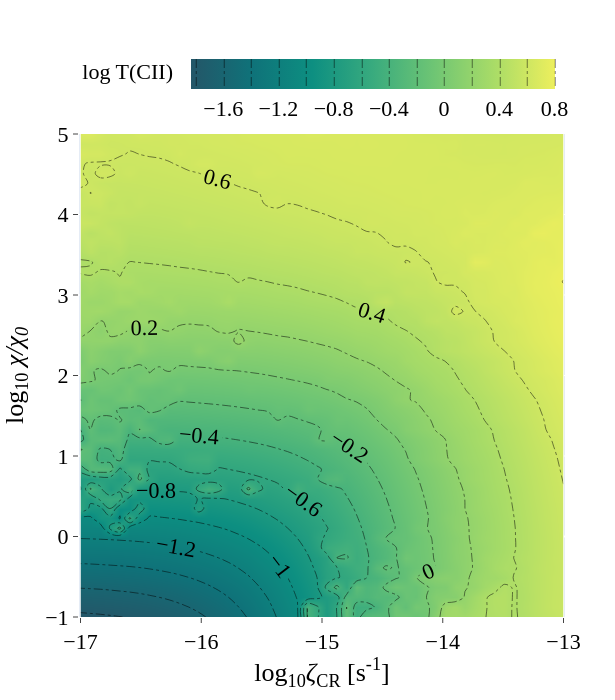

Notebook code for this chart:
### Code cell
myVars = globals()
species_name = plot_species.value
species_val = get_species_var(species_name, species_dict)
qty = myVars[species_val]
# e.g. 'CO' for CO abundance, 'Tco21/Tco10' for CO(2-1)/CO(1-0)
#title = r'T(CO 1-0)'
title = species_name
title = f'log {species_name}'
if title == 'log HI_H2_ratio': title = f'log HI_H2_ratio'

zi = griddata((np.log10(CR),np.log10(UV)),np.log10(qty),(xi[None,:], yi[:,None]),method='linear')

fig1 = go.Figure()
fig1.add_trace(go.Contour(z=zi,x=xi ,y=yi,
            contours=dict(coloring ='heatmap', showlabels = True, labelfont = dict(size = 22,color = 'Black')),
            # colorbar=dict( titleside='right', titlefont=dict(size=22, family='Rockwell'), orientation='h',)))
            colorbar=dict(title = dict(text=title, side='right', font=dict(size=22, family='Rockwell'),),orientation='h',)))
fig1.update_traces(name='',
                   customdata=10**zi, line_dash='dashdot', line_width=0.5,
                   hovertemplate = "%{customdata:.3f}"+
                   "<br>lg <b>UV</b>=%{y:.1f}"+
                   "<br>lg <b>CR</b>=%{x:.1f}",
                   colorscale='Aggrnyl', colorbar_tickprefix=''
                   )
try:
    ref_val = math.log10(ref_value.value)
    fig1.add_trace(go.Contour( z=zi, x=xi ,y=yi, contours_coloring='lines',line_width=5, hoverinfo='none', showscale=False, contours=dict(coloring ='lines',start=ref_val, end=ref_val,size=5, showlabels=False,)))
except:
    pass

fig1.update_xaxes(title_text='log<sub>10</sub><i>&#950;</i><sub>CR</sub> [s<sup>-1</sup>]', nticks=5, ticks='outside', automargin=True)
fig1.update_yaxes(title_text='log<sub>10</sub> <i>&#967;/&#967;<sub>0</sub></i>', ticks='outside', scaleanchor = "x", scaleratio = 4/6)

fig1.update_layout(width = 615, height = 700,
                   hovermode="x", margin=dict(l=50, r=50, b=50, t=50),
                   font=dict(family="Rockwell",size=22,color="black"), title={'text': '', 'x':0.95, 'font_size': 22}, 
                   hoverlabel_font=dict(family="monospace",size=18,color="white"),
                   )
fig1.show()

### Figure 1 — Plotly figure (JSON) as saved in the notebook; plotly's stock layout.template omitted (floating-point values rounded to 4 significant figures; data arrays with more than 128 entries replaced by an {"elided": "..."} marker saying what was removed)
{"data": [{"colorbar": {"orientation": "h", "tickprefix": "", "title": {"font": {"family": "Rockwell", "size": 22}, "side": "right", "text": "log T(CII)"}}, "colorscale": [[0, "rgb(36, 86, 104)"], [0.1667, "rgb(15, 114, 121)"], [0.3333, "rgb(13, 143, 129)"], [0.5, "rgb(57, 171, 126)"], [0.6667, "rgb(110, 197, 116)"], [0.8333, "rgb(169, 220, 103)"], [1, "rgb(237, 239, 93)"]], "contours": {"coloring": "heatmap", "labelfont": {"color": "Black", "size": 22}, "showlabels": true}, "customdata": {"elided": "50x50 float values"}, "hovertemplate": "%{customdata:.3f}<br>lg <b>UV</b>=%{y:.1f}<br>lg <b>CR</b>=%{x:.1f}", "line": {"dash": "dashdot", "width": 0.5}, "name": "", "type": "contour", "x": [-17.0, -16.92, -16.84, -16.76, -16.67, -16.59, -16.51, -16.43, -16.35, -16.27, -16.18, -16.1, -16.02, -15.94, -15.86, -15.78, -15.69, -15.61, -15.53, -15.45, -15.37, -15.29, -15.2, -15.12, -15.04, -14.96, -14.88, -14.8, -14.71, -14.63, -14.55, -14.47, -14.39, -14.31, -14.22, -14.14, -14.06, -13.98, -13.9, -13.82, -13.73, -13.65, -13.57, -13.49, -13.41, -13.33, -13.24, -13.16, -13.08, -13.0], "y": [-1.0, -0.8776, -0.7551, -0.6327, -0.5102, -0.3878, -0.2653, -0.1429, -0.02041, 0.102, 0.2245, 0.3469, 0.4694, 0.5918, 0.7143, 0.8367, 0.9592, 1.082, 1.204, 1.327, 1.449, 1.571, 1.694, 1.816, 1.939, 2.061, 2.184, 2.306, 2.429, 2.551, 2.673, 2.796, 2.918, 3.041, 3.163, 3.286, 3.408, 3.531, 3.653, 3.776, 3.898, 4.02, 4.143, 4.265, 4.388, 4.51, 4.633, 4.755, 4.878, 5.0], "z": {"elided": "50x50 float values"}}], "layout": {"font": {"color": "black", "family": "Rockwell", "size": 22}, "height": 700, "hoverlabel": {"font": {"color": "white", "family": "monospace", "size": 18}}, "hovermode": "x", "margin": {"b": 50, "l": 50, "r": 50, "t": 50}, "title": {"font": {"size": 22}, "text": "", "x": 0.95}, "width": 615, "xaxis": {"automargin": true, "nticks": 5, "ticks": "outside", "title": {"text": "log<sub>10</sub><i>&#950;</i><sub>CR</sub> [s<sup>-1</sup>]"}}, "yaxis": {"scaleanchor": "x", "scaleratio": 0.6667, "ticks": "outside", "title": {"text": "log<sub>10</sub> <i>&#967;/&#967;<sub>0</sub></i>"}}}}
